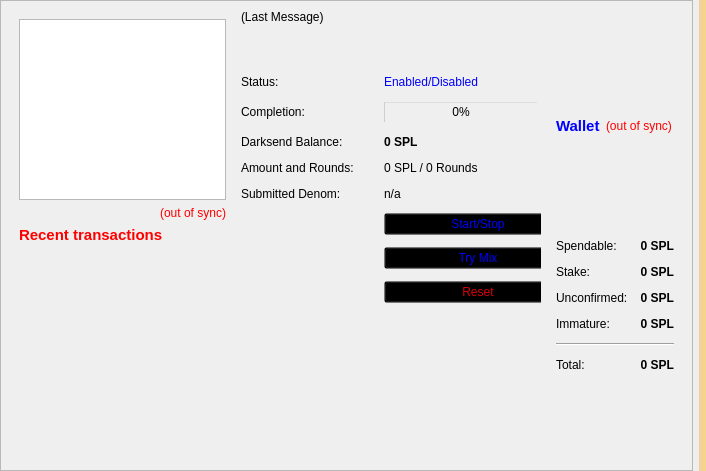
<?xml version="1.0" encoding="UTF-8"?>
<ui version="4.0">
 <class>OverviewPage</class>
 <widget class="QWidget" name="OverviewPage">
  <property name="geometry">
   <rect>
    <x>0</x>
    <y>0</y>
    <width>706</width>
    <height>471</height>
   </rect>
  </property>
  <property name="windowTitle">
   <string>Form</string>
  </property>
  <property name="styleSheet">
   <string notr="true">background-image: url(:/images/bkg);</string>
  </property>
  <layout class="QHBoxLayout" name="horizontalLayout_3">
   <property name="leftMargin">
    <number>0</number>
   </property>
   <property name="topMargin">
    <number>0</number>
   </property>
   <property name="rightMargin">
    <number>0</number>
   </property>
   <property name="bottomMargin">
    <number>0</number>
   </property>
   <item>
    <widget class="QScrollArea" name="scrollArea">
     <property name="widgetResizable">
      <bool>true</bool>
     </property>
     <widget class="QWidget" name="scrollAreaWidgetContents">
      <property name="geometry">
       <rect>
        <x>0</x>
        <y>0</y>
        <width>687</width>
        <height>469</height>
       </rect>
      </property>
      <layout class="QGridLayout" name="horizontalLayout">
       <item row="0" column="0">
        <widget class="QWidget" name="widget_2" native="true">
         <layout class="QVBoxLayout" name="verticalLayout">
          <item>
           <layout class="QVBoxLayout" name="verticalLayout_6">
            <item>
             <widget class="QTreeView" name="treeView"/>
            </item>
            <item>
             <widget class="QLabel" name="labelTransactionsStatus">
              <property name="toolTip">
               <string>The displayed information may be out of date. Your wallet automatically synchronizes with the Simplicity network after a connection is established, but this process has not completed yet.</string>
              </property>
              <property name="styleSheet">
               <string notr="true">QLabel { color: red; }</string>
              </property>
              <property name="text">
               <string notr="true">&lt;html&gt;&lt;head/&gt;&lt;body&gt;&lt;p&gt;&lt;span style=&quot; color:#ff0000;&quot;&gt;(out of sync)&lt;/span&gt;&lt;/p&gt;&lt;/body&gt;&lt;/html&gt;</string>
              </property>
              <property name="alignment">
               <set>Qt::AlignRight|Qt::AlignTrailing|Qt::AlignVCenter</set>
              </property>
             </widget>
            </item>
            <item>
             <widget class="QLabel" name="label_4">
              <property name="font">
               <font>
                <pointsize>11</pointsize>
                <weight>75</weight>
                <bold>true</bold>
               </font>
              </property>
              <property name="text">
               <string>&lt;html&gt;&lt;head/&gt;&lt;body&gt;&lt;p&gt;&lt;span style=&quot; color:#ff0000;&quot;&gt;Recent transactions&lt;/span&gt;&lt;/p&gt;&lt;/body&gt;&lt;/html&gt;</string>
              </property>
             </widget>
            </item>
            <item>
             <spacer name="horizontalSpacer">
              <property name="orientation">
               <enum>Qt::Horizontal</enum>
              </property>
              <property name="sizeHint" stdset="0">
               <size>
                <width>40</width>
                <height>20</height>
               </size>
              </property>
             </spacer>
            </item>
            <item>
             <widget class="QListView" name="listTransactions">
              <property name="styleSheet">
               <string notr="true">QListView { background: transparent; }</string>
              </property>
              <property name="frameShape">
               <enum>QFrame::NoFrame</enum>
              </property>
              <property name="verticalScrollBarPolicy">
               <enum>Qt::ScrollBarAlwaysOff</enum>
              </property>
              <property name="horizontalScrollBarPolicy">
               <enum>Qt::ScrollBarAlwaysOff</enum>
              </property>
              <property name="selectionMode">
               <enum>QAbstractItemView::NoSelection</enum>
              </property>
             </widget>
            </item>
           </layout>
          </item>
         </layout>
        </widget>
       </item>
       <item row="0" column="3">
        <layout class="QVBoxLayout" name="verticalLayout_2">
         <item>
          <widget class="QWidget" name="widget" native="true">
           <layout class="QVBoxLayout" name="verticalLayout_4">
            <item>
             <layout class="QHBoxLayout" name="horizontalLayout_4">
              <item>
               <widget class="QLabel" name="label_5">
                <property name="font">
                 <font>
                  <pointsize>11</pointsize>
                  <weight>75</weight>
                  <bold>true</bold>
                 </font>
                </property>
                <property name="styleSheet">
                 <string notr="true">color: rgb(0, 0, 255);</string>
                </property>
                <property name="text">
                 <string>Wallet</string>
                </property>
               </widget>
              </item>
              <item>
               <widget class="QLabel" name="labelWalletStatus">
                <property name="toolTip">
                 <string>The displayed information may be out of date. Your wallet automatically synchronizes with the Simplicity network after a connection is established, but this process has not completed yet.</string>
                </property>
                <property name="styleSheet">
                 <string notr="true">QLabel { color: red; }</string>
                </property>
                <property name="text">
                 <string notr="true">(out of sync)</string>
                </property>
                <property name="alignment">
                 <set>Qt::AlignLeading|Qt::AlignLeft|Qt::AlignVCenter</set>
                </property>
               </widget>
              </item>
              <item>
               <spacer name="horizontalSpacer_2">
                <property name="orientation">
                 <enum>Qt::Horizontal</enum>
                </property>
                <property name="sizeHint" stdset="0">
                 <size>
                  <width>40</width>
                  <height>20</height>
                 </size>
                </property>
               </spacer>
              </item>
             </layout>
            </item>
            <item>
             <layout class="QFormLayout" name="formLayout_2">
              <property name="fieldGrowthPolicy">
               <enum>QFormLayout::AllNonFixedFieldsGrow</enum>
              </property>
              <property name="horizontalSpacing">
               <number>12</number>
              </property>
              <property name="verticalSpacing">
               <number>12</number>
              </property>
              <item row="0" column="0">
               <widget class="QLabel" name="label">
                <property name="text">
                 <string>Spendable:</string>
                </property>
               </widget>
              </item>
              <item row="0" column="1">
               <widget class="QLabel" name="labelBalance">
                <property name="font">
                 <font>
                  <weight>75</weight>
                  <bold>true</bold>
                 </font>
                </property>
                <property name="cursor">
                 <cursorShape>IBeamCursor</cursorShape>
                </property>
                <property name="toolTip">
                 <string>Your current spendable balance</string>
                </property>
                <property name="text">
                 <string notr="true">0 SPL</string>
                </property>
                <property name="alignment">
                 <set>Qt::AlignRight|Qt::AlignTrailing|Qt::AlignVCenter</set>
                </property>
                <property name="textInteractionFlags">
                 <set>Qt::LinksAccessibleByMouse|Qt::TextSelectableByKeyboard|Qt::TextSelectableByMouse</set>
                </property>
               </widget>
              </item>
              <item row="1" column="0">
               <widget class="QLabel" name="label_6">
                <property name="text">
                 <string>Stake:</string>
                </property>
               </widget>
              </item>
              <item row="1" column="1">
               <widget class="QLabel" name="labelStake">
                <property name="font">
                 <font>
                  <weight>75</weight>
                  <bold>true</bold>
                 </font>
                </property>
                <property name="cursor">
                 <cursorShape>IBeamCursor</cursorShape>
                </property>
                <property name="toolTip">
                 <string>Total of coins that was staked, and do not yet count toward the current balance</string>
                </property>
                <property name="text">
                 <string notr="true">0 SPL</string>
                </property>
                <property name="alignment">
                 <set>Qt::AlignRight|Qt::AlignTrailing|Qt::AlignVCenter</set>
                </property>
                <property name="textInteractionFlags">
                 <set>Qt::LinksAccessibleByMouse|Qt::TextSelectableByKeyboard|Qt::TextSelectableByMouse</set>
                </property>
               </widget>
              </item>
              <item row="2" column="0">
               <widget class="QLabel" name="label_3">
                <property name="text">
                 <string>Unconfirmed:</string>
                </property>
               </widget>
              </item>
              <item row="2" column="1">
               <widget class="QLabel" name="labelUnconfirmed">
                <property name="font">
                 <font>
                  <weight>75</weight>
                  <bold>true</bold>
                 </font>
                </property>
                <property name="cursor">
                 <cursorShape>IBeamCursor</cursorShape>
                </property>
                <property name="toolTip">
                 <string>Total of transactions that have yet to be confirmed, and do not yet count toward the current balance</string>
                </property>
                <property name="text">
                 <string notr="true">0 SPL</string>
                </property>
                <property name="alignment">
                 <set>Qt::AlignRight|Qt::AlignTrailing|Qt::AlignVCenter</set>
                </property>
                <property name="textInteractionFlags">
                 <set>Qt::LinksAccessibleByMouse|Qt::TextSelectableByKeyboard|Qt::TextSelectableByMouse</set>
                </property>
               </widget>
              </item>
              <item row="3" column="0">
               <widget class="QLabel" name="labelImmatureText">
                <property name="text">
                 <string>Immature:</string>
                </property>
               </widget>
              </item>
              <item row="3" column="1">
               <widget class="QLabel" name="labelImmature">
                <property name="font">
                 <font>
                  <weight>75</weight>
                  <bold>true</bold>
                 </font>
                </property>
                <property name="toolTip">
                 <string>Mined balance that has not yet matured</string>
                </property>
                <property name="text">
                 <string notr="true">0 SPL</string>
                </property>
                <property name="alignment">
                 <set>Qt::AlignRight|Qt::AlignTrailing|Qt::AlignVCenter</set>
                </property>
                <property name="textInteractionFlags">
                 <set>Qt::LinksAccessibleByMouse|Qt::TextSelectableByKeyboard|Qt::TextSelectableByMouse</set>
                </property>
               </widget>
              </item>
              <item row="4" column="0" colspan="2">
               <widget class="Line" name="line">
                <property name="orientation">
                 <enum>Qt::Horizontal</enum>
                </property>
               </widget>
              </item>
              <item row="5" column="0">
               <widget class="QLabel" name="labelTotalText">
                <property name="text">
                 <string>Total:</string>
                </property>
               </widget>
              </item>
              <item row="5" column="1">
               <widget class="QLabel" name="labelTotal">
                <property name="font">
                 <font>
                  <weight>75</weight>
                  <bold>true</bold>
                 </font>
                </property>
                <property name="cursor">
                 <cursorShape>IBeamCursor</cursorShape>
                </property>
                <property name="toolTip">
                 <string>Your current total balance</string>
                </property>
                <property name="text">
                 <string notr="true">&lt;html&gt;&lt;head/&gt;&lt;body&gt;&lt;p&gt;0 SPL&lt;/p&gt;&lt;/body&gt;&lt;/html&gt;</string>
                </property>
                <property name="alignment">
                 <set>Qt::AlignRight|Qt::AlignTrailing|Qt::AlignVCenter</set>
                </property>
                <property name="textInteractionFlags">
                 <set>Qt::LinksAccessibleByMouse|Qt::TextSelectableByKeyboard|Qt::TextSelectableByMouse</set>
                </property>
               </widget>
              </item>
             </layout>
            </item>
           </layout>
          </widget>
         </item>
        </layout>
       </item>
       <item row="0" column="1">
        <widget class="QFrame" name="frameDarksend">
         <property name="sizePolicy">
          <sizepolicy hsizetype="MinimumExpanding" vsizetype="MinimumExpanding">
           <horstretch>0</horstretch>
           <verstretch>0</verstretch>
          </sizepolicy>
         </property>
         <property name="minimumSize">
          <size>
           <width>300</width>
           <height>261</height>
          </size>
         </property>
         <property name="styleSheet">
          <string notr="true">background:transparent;</string>
         </property>
         <property name="frameShape">
          <enum>QFrame::StyledPanel</enum>
         </property>
         <property name="frameShadow">
          <enum>QFrame::Raised</enum>
         </property>
         <widget class="QWidget" name="verticalLayoutWidget">
          <property name="geometry">
           <rect>
            <x>0</x>
            <y>0</y>
            <width>331</width>
            <height>305</height>
           </rect>
          </property>
          <layout class="QVBoxLayout" name="verticalLayout_5">
           <item>
            <widget class="QLabel" name="darksendStatus">
             <property name="minimumSize">
              <size>
               <width>288</width>
               <height>43</height>
              </size>
             </property>
             <property name="styleSheet">
              <string notr="true">color: rgb(0, 0, 0);</string>
             </property>
             <property name="text">
              <string>(Last Message)</string>
             </property>
             <property name="alignment">
              <set>Qt::AlignLeading|Qt::AlignLeft|Qt::AlignTop</set>
             </property>
             <property name="wordWrap">
              <bool>true</bool>
             </property>
            </widget>
           </item>
           <item>
            <layout class="QFormLayout" name="formLayout">
             <property name="fieldGrowthPolicy">
              <enum>QFormLayout::AllNonFixedFieldsGrow</enum>
             </property>
             <property name="horizontalSpacing">
              <number>30</number>
             </property>
             <property name="verticalSpacing">
              <number>12</number>
             </property>
             <item row="0" column="0">
              <widget class="QLabel" name="label_6">
               <property name="text">
                <string>Status:</string>
               </property>
              </widget>
             </item>
             <item row="0" column="1">
              <widget class="QLabel" name="darksendEnabled">
               <property name="styleSheet">
                <string notr="true">color: rgb(0, 0, 255);</string>
               </property>
               <property name="text">
                <string>Enabled/Disabled</string>
               </property>
              </widget>
             </item>
             <item row="1" column="0">
              <widget class="QLabel" name="label_7">
               <property name="styleSheet">
                <string notr="true">color: rgb(0, 0, 0);</string>
               </property>
               <property name="text">
                <string>Completion:</string>
               </property>
              </widget>
             </item>
             <item row="1" column="1">
              <widget class="QProgressBar" name="darksendProgress">
               <property name="maximumSize">
                <size>
                 <width>154</width>
                 <height>16777215</height>
                </size>
               </property>
               <property name="styleSheet">
                <string notr="true">background:transparent;</string>
               </property>
               <property name="value">
                <number>0</number>
               </property>
              </widget>
             </item>
             <item row="2" column="0">
              <widget class="QLabel" name="labelAnonymizedText">
               <property name="styleSheet">
                <string notr="true">color: rgb(0, 0, 0);</string>
               </property>
               <property name="text">
                <string>Darksend Balance:</string>
               </property>
              </widget>
             </item>
             <item row="2" column="1">
              <widget class="QLabel" name="labelAnonymized">
               <property name="font">
                <font>
                 <weight>75</weight>
                 <bold>true</bold>
                </font>
               </property>
               <property name="styleSheet">
                <string notr="true">color: rgb(0, 0, 0);</string>
               </property>
               <property name="text">
                <string>0 SPL</string>
               </property>
              </widget>
             </item>
             <item row="3" column="0">
              <widget class="QLabel" name="label_8">
               <property name="styleSheet">
                <string notr="true">color: rgb(0, 0, 0);</string>
               </property>
               <property name="text">
                <string>Amount and Rounds:</string>
               </property>
              </widget>
             </item>
             <item row="3" column="1">
              <widget class="QLabel" name="labelAmountRounds">
               <property name="styleSheet">
                <string notr="true">color: rgb(0, 0, 0);</string>
               </property>
               <property name="text">
                <string>0 SPL / 0 Rounds</string>
               </property>
              </widget>
             </item>
             <item row="4" column="0">
              <widget class="QLabel" name="label_9">
               <property name="styleSheet">
                <string notr="true">color: rgb(0, 0, 0);</string>
               </property>
               <property name="text">
                <string>Submitted Denom:</string>
               </property>
              </widget>
             </item>
             <item row="4" column="1">
              <widget class="QLabel" name="labelSubmittedDenom">
               <property name="statusTip">
                <string>The denominations you submitted to the Adrenaline Node. To mix, other users must submit the exact same denominations.</string>
               </property>
               <property name="styleSheet">
                <string notr="true">color: rgb(0, 0, 0);</string>
               </property>
               <property name="text">
                <string>n/a</string>
               </property>
              </widget>
             </item>
             <item row="9" column="1">
              <layout class="QHBoxLayout" name="horizontalLayout_2"/>
             </item>
             <item row="8" column="0">
              <layout class="QVBoxLayout" name="verticalLayout_3"/>
             </item>
             <item row="7" column="1">
              <widget class="QPushButton" name="darksendAuto">
               <property name="sizePolicy">
                <sizepolicy hsizetype="MinimumExpanding" vsizetype="Fixed">
                 <horstretch>0</horstretch>
                 <verstretch>0</verstretch>
                </sizepolicy>
               </property>
               <property name="toolTip">
                <string>Try to manually submit a Darksend request.</string>
               </property>
               <property name="styleSheet">
                <string notr="true">color: rgb(0, 0, 255);</string>
               </property>
               <property name="text">
                <string>Try Mix</string>
               </property>
              </widget>
             </item>
             <item row="5" column="1">
              <widget class="QPushButton" name="toggleDarksend">
               <property name="sizePolicy">
                <sizepolicy hsizetype="MinimumExpanding" vsizetype="Fixed">
                 <horstretch>0</horstretch>
                 <verstretch>0</verstretch>
                </sizepolicy>
               </property>
               <property name="styleSheet">
                <string notr="true">color: rgb(0, 0, 255);</string>
               </property>
               <property name="text">
                <string>Start/Stop</string>
               </property>
              </widget>
             </item>
             <item row="8" column="1">
              <widget class="QPushButton" name="darksendReset">
               <property name="sizePolicy">
                <sizepolicy hsizetype="MinimumExpanding" vsizetype="Fixed">
                 <horstretch>0</horstretch>
                 <verstretch>0</verstretch>
                </sizepolicy>
               </property>
               <property name="toolTip">
                <string>Reset the current status of Darksend (can interrupt Darksend if it's in the process of Mixing, which can cost you money!)</string>
               </property>
               <property name="autoFillBackground">
                <bool>false</bool>
               </property>
               <property name="styleSheet">
                <string notr="true">color: rgb(217, 0, 7);</string>
               </property>
               <property name="text">
                <string>Reset</string>
               </property>
              </widget>
             </item>
            </layout>
           </item>
          </layout>
         </widget>
        </widget>
       </item>
      </layout>
     </widget>
    </widget>
   </item>
   <item>
    <widget class="QLabel" name="labelAlerts">
     <property name="visible">
      <bool>true</bool>
     </property>
     <property name="styleSheet">
      <string notr="true">background-color: qlineargradient(x1: 0, y1: 0, x2: 1, y2: 0, stop:0 #F0D0A0, stop:1 #F8D488);  color:#000000
</string>
     </property>
     <property name="wordWrap">
      <bool>true</bool>
     </property>
     <property name="margin">
      <number>3</number>
     </property>
    </widget>
   </item>
  </layout>
 </widget>
 <resources/>
 <connections/>
</ui>
